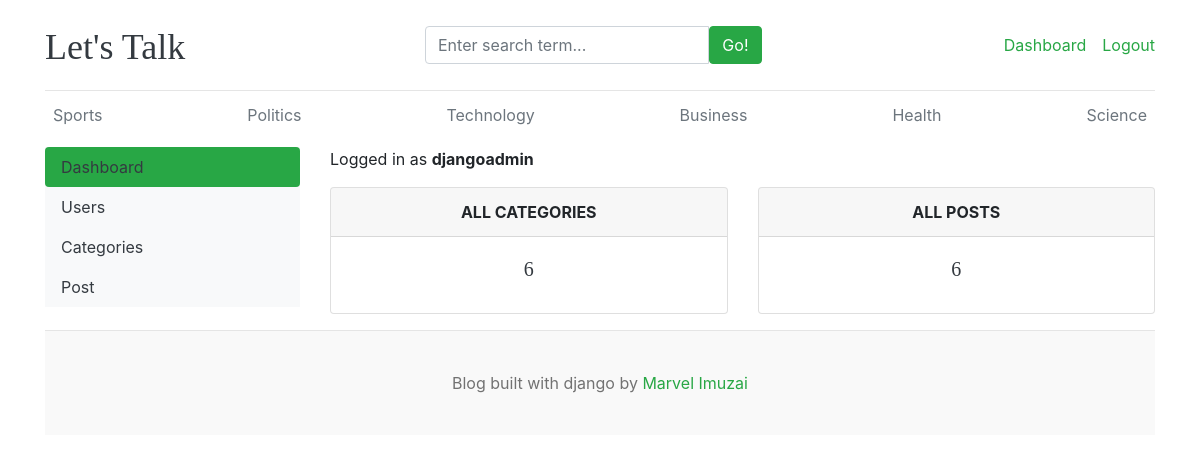
The page /dashboard/ (signed in) on the database its author committed.
### blogs/models.py (models this page shows, shortened)
class Category(models.Model):
    category_name = models.CharField(max_length=50, unique=True)
    created_at = models.DateTimeField(auto_now_add=True)
    updated_at = models.DateTimeField(auto_now=True)
    class Meta:
        verbose_name_plural = 'categories'

### dashboards/views.py (the view)
# urls.py: path("dashboard/", include("dashboards.urls")),
@login_required(login_url="login")
@user_passes_test(is_staff_or_superuser, login_url='home')
def dashboard(request):
    category_count = Category.objects.all().count()
    blogs_count = Blog.objects.all().count()
    context = {
        "category_count": category_count,
        "blogs_count": blogs_count,
    }
    return render(request, "dashboard/dashboard.html", context)

### blogs/context_processors.py (called while the page is built)
def get_categories(request):
    categories = Category.objects.all()
    return dict(categories=categories)

def get_social_links(request):
    social_links = SocialLink.objects.all()
    return dict(social_links=social_links)

### dashboards/views.py (called while the page is built)
def is_staff_or_superuser(user):
    return user.is_staff or user.is_superuser

### templates/dashboard/dashboard.html
{% extends "base.html" %}
{% block content %}
<div class="row">
    {% include "dashboard/sidebar.html" %}
    <div class="col-md-9">
        <span class="d-block d-md-inline mt-3 mt-md-0">Logged in as <b>{{ user }}</b></span>
        <div class="row mt-3">
            <div class="col">
                <div class="card border-default mb-3">
                    <div class="card-header text-center text-uppercase font-weight-bold">
                        All Categories
                    </div>
                    <div class="card-body text-dark">
                        <h5 class="card-title text-center">{{ category_count }}</h5>
                    </div>
                </div>
            </div>
            <div class="col">
                <div class="card border-default mb-3">
                    <div class="card-header text-center text-uppercase font-weight-bold">
                        All Posts
                    </div>
                    <div class="card-body text-dark">
                        <h5 class="card-title text-center">{{ blogs_count }}</h5>
                    </div>
                </div>
            </div>
        </div>
    </div>
</div>
{% endblock %}

### templates/base.html (shortened to what this page needs)
{% load static %}
<!DOCTYPE html>
<html lang="en">
<head>
    <link href="https://getbootstrap.com/docs/4.0/dist/css/bootstrap.min.css" rel="stylesheet">
    <link href="{% static "css/blog.css" %}" rel="stylesheet">
    <link rel="stylesheet" href="https://cdnjs.cloudflare.com/ajax/libs/font-awesome/4.7.0/css/font-awesome.min.css">
</head>
<body>
    <div class="container">
        <header class="blog-header py-3">
            <div class="row flex-nowrap justify-content-between align-items-center">
                <div class="col-4 pt-1">
                    <a class="blog-header-logo text-dark" href="/">Let's Talk</a>
                </div>
                <div class="col-4">
                    <form action="{% url "search" %}" method="GET">
                        <div class="input-group">
                            <input class="form-control " type="text" name="keyword" value="{{keyword}}" placeholder="Enter search term..." aria-label="Enter search term..." aria-describedby="button-search" />
                            <button type="submit" class="btn btn-success" id="button-search" type="button">Go!</button>
                        </div>
                    </form>
                </div>
                <div class="col-4 d-flex justify-content-end align-items-center">
                    {% if not user.is_authenticated %}
                        <a class="btn btn-sm btn-success" href="{% url "login" %}">Login</a>
                        &emsp;
                        <a class="btn btn-sm btn-outline-success" href="{% url "register" %}">Register</a>
                    {% else %}
                        {% if user.is_staff or user.is_superuser %}
                            <span><a href="{% url "dashboard" %}" class="text-success">Dashboard</a></span>
                        {% endif %}
                        <span><a href="{% url "logout" %}" class="text-success">Logout</a></span>
                    {% endif %}
                </div>
            </div>
        </header>
        <div class="nav-scroller py-1 mb-2">
            <nav class="nav d-flex justify-content-between">
                {% for cat in categories %}
                    <a class="p-2 text-muted" href="{% url "posts_by_category" cat.id %}">{{cat.category_name}}</a>
                {% endfor %}
            </nav>
        </div>
        {% block content %}
        {% endblock %}
        <footer class="blog-footer">
            <p> Blog built with django by <a href="#" class="text-success">Marvel Imuzai</a></p>
        </footer>
    </div>
</body>
</html>

### blog_main/static/css/blog.css (style rules this page uses)
.blog-header { border-bottom: 1px solid #e5e5e5; }
.blog-header-logo { font-family: "Playfair Display", Georgia, "Times New Roman", serif; font-size: 2.25rem; }
h1, h2, h3, h4, h5, h6 { font-family: "Playfair Display", Georgia, "Times New Roman", serif; }
.blog-footer { padding: 2.5rem 0; color: #727272; text-align: center; background-color: #f9f9f9; border-top: .05rem solid #e5e5e5; }
.blog-footer p:last-child { margin-bottom: 0; }

### rows shown on the page
Category: category_name "Sports"
Category: category_name "Politics"
Category: category_name "Technology"
Category: category_name "Business"
Category: category_name "Health"
Category: category_name "Science"

### other values the page prints
{{ user }} "djangoadmin"
{{ category_count }} "6"
{{ blogs_count }} "6"
